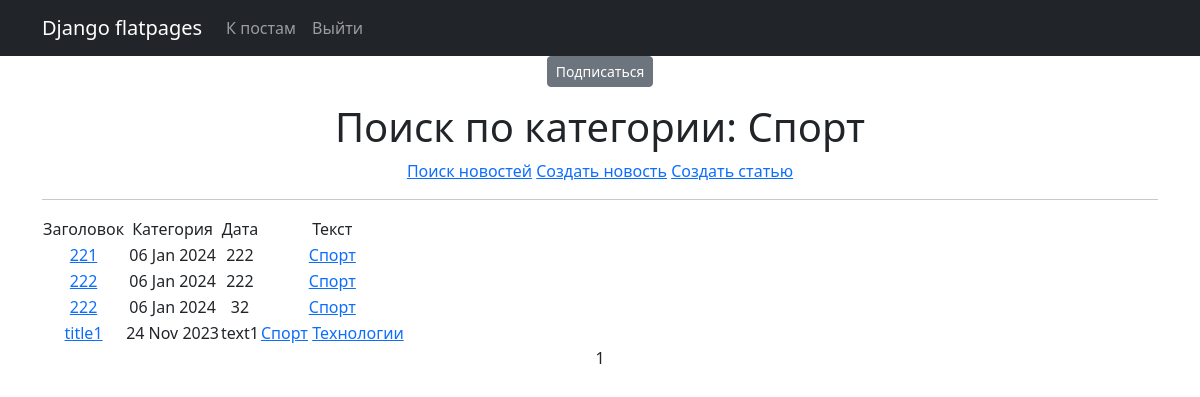
The page /posts/categories/1 (signed in) on the database as committed earlier.
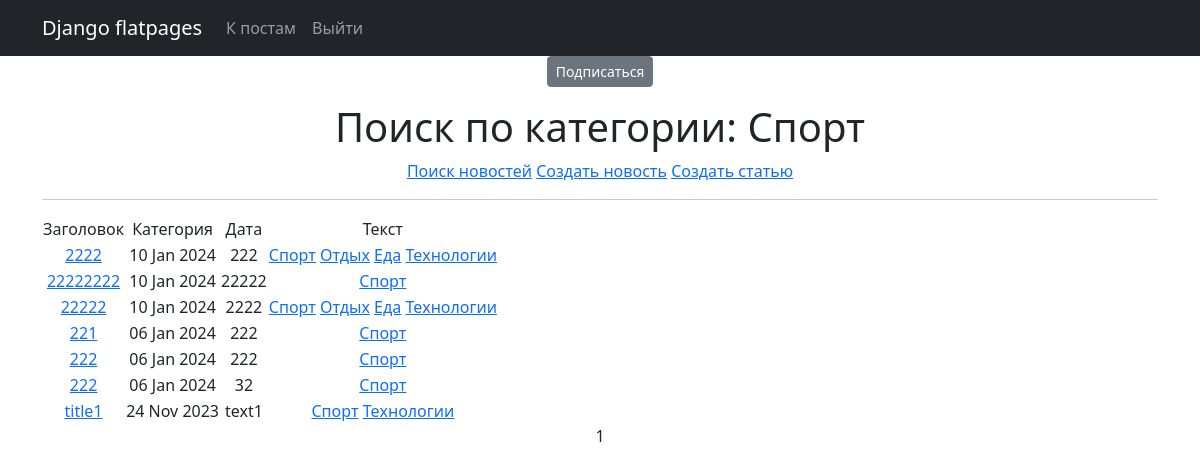
The same page on the database as committed later.
### news/models.py (models this page shows, shortened)
class Post(models.Model):
    article = 'AR'
    news = 'NE'
    POSITIONS = [
        (article, 'Статья'),
        (news, 'Новость')
    ]
    author = models.ForeignKey(Author, on_delete = models.CASCADE)
    title = models.CharField(max_length=255)
    text = models.TextField()
    type = models.CharField(max_length=250, choices = POSITIONS)
    time = models.DateTimeField(auto_now_add = True)
    category = models.ManyToManyField(Category, through = 'PostCategory')
    rating = models.IntegerField(default=0)

class Category(models.Model):
    category = models.CharField(max_length=100, unique=True)
    subscribers = models.ManyToManyField(User, null=True, blank=True, related_name='categories')
    def __str__(self):
        return self.category

### news/views.py (the view)
# urls.py: path('categories/<int:pk>', CategoryListView.as_view(), name='category_list'),
class CategoryListView(PostsList):
    model = Post
    template_name = 'category_list.html'
    context_object_name = 'category_news_list'
    def get_queryset(self):
        self.category = get_object_or_404(Category, id=self.kwargs['pk'])
        queryset = Post.objects.filter(category=self.category).order_by('-time')
        return queryset
    def get_context_data(self, **kwargs):
        context = super().get_context_data(**kwargs)
        context['is_not_subscriber'] = self.request.user not in self.category.subscribers.all()
        context['category'] = self.category
        return context

### news/templatetags/custom_filters.py (called while the page is built)
@register.filter()
def censor(value):
    text = str(value)
    for word in SWEAR_WORDS:
        text = text.replace(word[1:], "*" * (len(word)-1))
    return text

### news/views.py (called while the page is built)
    def get_context_data(self, **kwargs):
        context = super().get_context_data(**kwargs)
        context['filter'] = PostFilter(self.request.GET, queryset=self.get_queryset())
        context['is_not_author'] = not self.request.user.groups.filter(name='authors').exists()
        return context

### templates/category_list.html (shortened to what this page needs)
{% extends 'flatpages/default.html' %}
{% load custom_filters %}
{% load custom_tags %}
{% block content %}
    {% if is_not_subscriber %}
        <p class="text-center"><a href="{% url 'subscribe' category.id %}" class="btn btn-secondary btn-sm">Подписаться</a></p>
    {% endif %}
   <h1>Поиск по категории: {{ category }}</h1>
   <a href="/posts/search">Поиск новостей</a>
   <a href="news/create/">Создать новость</a>
   <a href="article/create/">Создать статью</a>
   <hr>
   {% if category_news_list %}
       <table>
           <tr>
               <td>Заголовок</td>
               <td>Категория</td>
               <td>Дата</td>
               <td>Текст</td>
           </tr>
           {% for post in category_news_list %}
           <tr>
               <td><a href="/posts/{{ post.id }}"> {{ post.title|censor }}</a></td>
               <td>{{ post.time|date:'d M Y' }}</td>
               <td>{{ post.text|censor|truncatewords:20 }}</td>
            <td>
                {% for category in post.category.all %}
                    <a href="{% url 'category_list' category.id %}">{{ category }}</a>
                {% endfor %}
            </td>
            </tr>
            {% endfor %}
       </table>
   {% else %}
       <h2>Постов нет!</h2>
   {% endif %}
{{ page_obj.number }}
{% endblock content %}

Rows that differ between the two databases and show on the page:
added Post: title|censor "2222", time "10 Jan 2024", text|censor "222", Category (category "Спорт"), Category (category "Технологии")
now on this page (row unchanged): Category: category "Отдых"
now on this page (row unchanged): Category: category "Еда"
added Post: title|censor "22222222", time "10 Jan 2024", text|censor "22222", Category (category "Спорт")
added Post: title|censor "22222", time "10 Jan 2024", text|censor "2222", Category (category "Спорт"), Category (category "Технологии")
